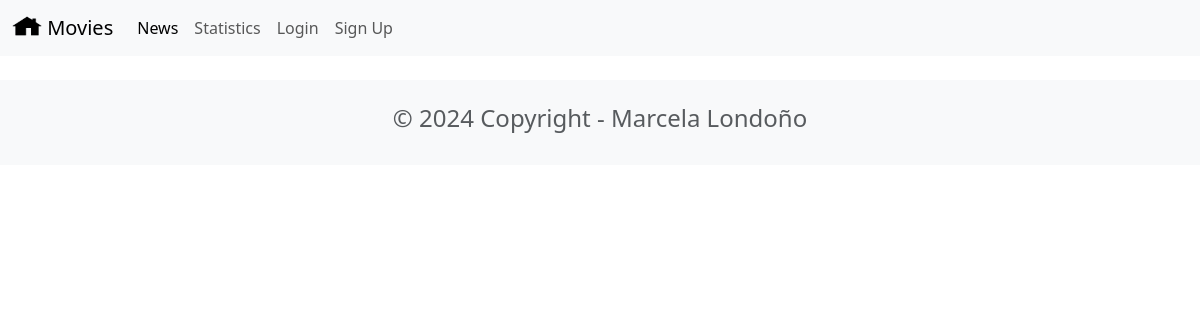
The page /news/ on the database as committed earlier.
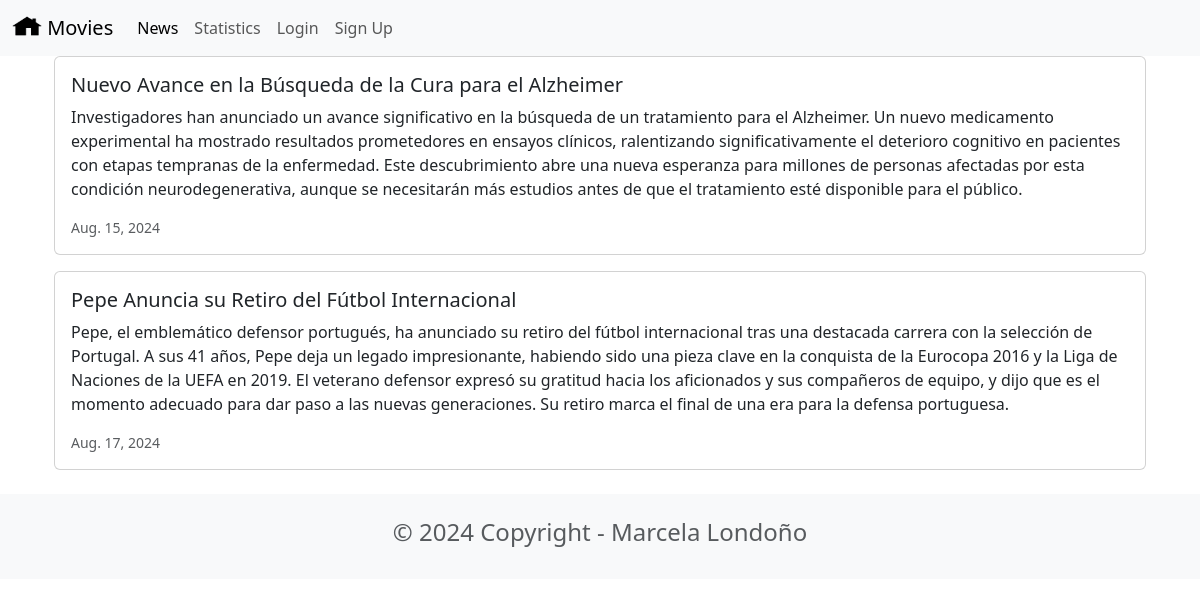
The same page on the database as committed later.
### news/models.py (models this page shows, shortened)
class News(models.Model):
    headline = models.CharField(max_length=200)
    body = models.TextField()
    date = models.DateField()

### news/views.py (the view)
# urls.py: path('news/', include('news.urls')),
def news(request):
    newss = News.objects.all().order_by('date')
    return render(request, 'news.html', {'newss': newss})

### news/templates/news.html
{% extends 'base.html' %}
{% block content %}
<div class='container'>
    {% for news in newss%}
    <div class="card mb-3">
        <div class="row g-0">
            <div>
                <div class="card-body">
                    <h5 class="card-title">{{ news.headline }}</h5>
                    <p class="card-text">{{ news.body }}</p>
                    <p class="card-text"><small class="text-muted">{{ news.date }}</small></p>
                </div>
            </div>
        </div>
    </div>
    {% endfor %}
</div>
{% endblock content %}

### moviereviews/templates/base.html (shortened to what this page needs)
<head>
    <link href="https://cdn.jsdelivr.net/npm/bootstrap@5.3.3/dist/css/bootstrap.min.css" rel="stylesheet">
</head>
<nav class="navbar navbar-expand-lg bg-body-tertiary">
    <div class="container-fluid">
        <a class="navbar-brand" href="{% url 'home' %}">
            {% load static %}
            <img src="{% static 'images/movie.png' %}" alt="" width="30" height="24" class="d-inline-block align-text-top"/>
            Movies
        </a>
        <div class="collapse navbar-collapse" id="navbarSupportedContent">
            <ul class="navbar-nav me-auto mb-2 mb-lg-0">
                <li class="nav-item">
                    <a class="nav-link active" aria-current="page" href="{% url 'news' %}">News</a>
                </li>
                <li class="nav-item">
                    <a class="nav-link" href="{% url 'statistics' %}">Statistics</a>
                </li>
                <li class="nav-item">
                    <a class="nav-link" href="#">Login</a>
                </li>
                <li class="nav-item">
                    <a class="nav-link" href="#">Sign Up</a>
                </li>
            </ul>
        </div>
    </div>
</nav>
<div class="container">
    {% block content %}
    {% endblock content %}
</div>
<footer class="text-center text-lg-start bg-light text-muted mt-4">
    <div class="container">
        <div class="row">
            <div class="text-center p-4">
                <h4>© 2024 Copyright - Marcela Londoño</h4>
            </div>
        </div>
    </div>
</footer>

Rows that differ between the two databases and show on the page:
added News: headline "Nuevo Avance en la Búsqueda de la Cura para el Alzheimer", body "Investigadores han anunciado un avance significativo en la búsqueda de un tratamiento para el Alzheimer. Un nuevo medicamento experimental ha mostrado resultados prometedores en ensayos clínicos, ralentizando significativamente el deterioro cognitivo en pacientes con etapas tempranas de la enfermedad. Este descubrimiento abre una nueva esperanza para millones de personas afectadas por esta condición neurodegenerativa, aunque se necesitarán más estudios antes de que el tratamiento esté disponible para el público.", date "Aug. 15, 2024"
added News: headline "Pepe Anuncia su Retiro del Fútbol Internacional", body "Pepe, el emblemático defensor portugués, ha anunciado su retiro del fútbol internacional tras una destacada carrera con la selección de Portugal. A sus 41 años, Pepe deja un legado impresionante, habiendo sido una pieza clave en la conquista de la Eurocopa 2016 y la Liga de Naciones de la UEFA en 2019. El veterano defensor expresó su gratitud hacia los aficionados y sus compañeros de equipo, y dijo que es el momento adecuado para dar paso a las nuevas generaciones. Su retiro marca el final de una era para la defensa portuguesa.", date "Aug. 17, 2024"
